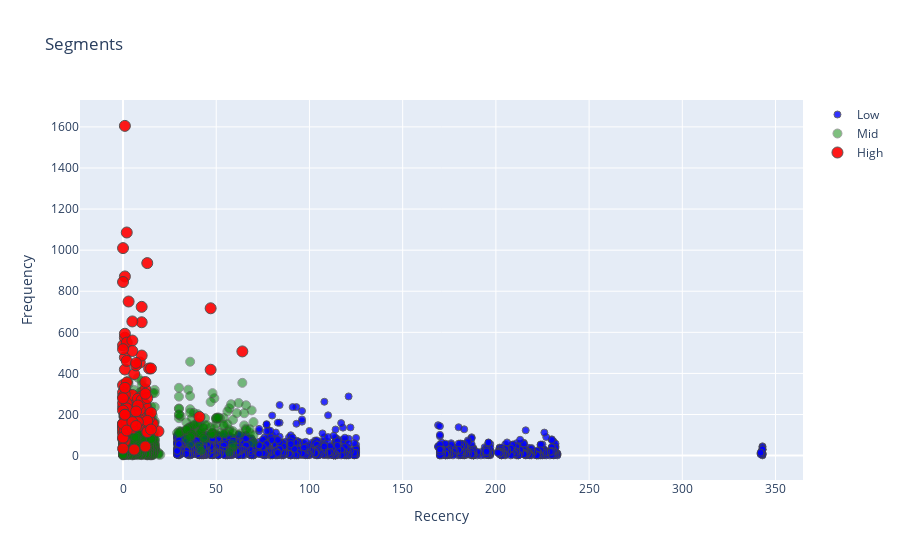

The notebook cell saved with this chart:
### Code cell
tx_graph = tx_user.query("Revenue < 50000 and Frequency < 2000")

plot_data = [
    go.Scatter(
        x=tx_graph.query("Segment == 'Low-Value'")['Recency'],
        y=tx_graph.query("Segment == 'Low-Value'")['Frequency'],
        mode='markers',
        name='Low',
        marker= dict(size= 7,
            line= dict(width=1),
            color= 'blue',
            opacity= 0.8
           )
    ),
        go.Scatter(
        x=tx_graph.query("Segment == 'Mid-Value'")['Recency'],
        y=tx_graph.query("Segment == 'Mid-Value'")['Frequency'],
        mode='markers',
        name='Mid',
        marker= dict(size= 9,
            line= dict(width=1),
            color= 'green',
            opacity= 0.5
           )
    ),
        go.Scatter(
        x=tx_graph.query("Segment == 'High-Value'")['Recency'],
        y=tx_graph.query("Segment == 'High-Value'")['Frequency'],
        mode='markers',
        name='High',
        marker= dict(size= 11,
            line= dict(width=1),
            color= 'red',
            opacity= 0.9
           )
    ),
]

plot_layout = go.Layout(
        yaxis= {'title': "Frequency"},
        xaxis= {'title': "Recency"},
        title='Segments'
    )
fig = go.Figure(data=plot_data, layout=plot_layout)
pyoff.iplot(fig)

### Figure 1 — Plotly figure (JSON) as saved in the notebook; plotly's stock layout.template omitted (floating-point values rounded to 4 significant figures; data arrays with more than 128 entries replaced by an {"elided": "..."} marker saying what was removed)
{"data": [{"marker": {"color": "blue", "line": {"width": 1}, "opacity": 0.8, "size": 7}, "mode": "markers", "name": "Low", "type": "scatter", "x": {"elided": "1812 int values"}, "y": {"elided": "1812 int values"}}, {"marker": {"color": "green", "line": {"width": 1}, "opacity": 0.5, "size": 9}, "mode": "markers", "name": "Mid", "type": "scatter", "x": {"elided": "990 int values"}, "y": {"elided": "990 int values"}}, {"marker": {"color": "red", "line": {"width": 1}, "opacity": 0.9, "size": 11}, "mode": "markers", "name": "High", "type": "scatter", "x": [9, 14, 0, 10, 1, 10, 1, 10, 1, 6, 0, 13, 15, 3, 6, 19, 0, 13, 9, 0, 0, 16, 9, 5, 8, 3, 1, 1, 13, 13, 2, 14, 0, 10, 3, 5, 8, 1, 0, 10, 9, 6, 0, 5, 5, 2, 13, 1, 1, 9, 0, 2, 1, 8, 8, 0, 12, 10, 9, 0, 2, 1, 13, 15, 12, 1, 0, 0, 13, 8, 1, 2, 1, 2, 2, 2, 1, 7, 1, 13, 0, 1, 15, 13, 5, 2, 1, 2, 3, 1, 7, 7, 1, 15, 2, 13, 5, 5, 64, 47, 47, 1, 12, 0, 0, 0, 6, 8, 0, 12, 5, 0, 1, 5, 2, 7, 12, 41, 0, 0, 5, 1, 0], "y": [453, 424, 537, 724, 478, 487, 419, 649, 202, 258, 343, 119, 163, 241, 225, 118, 151, 167, 200, 235, 140, 155, 234, 179, 173, 226, 237, 127, 145, 224, 188, 182, 108, 146, 142, 225, 240, 193, 255, 289, 190, 397, 307, 295, 166, 254, 161, 121, 201, 173, 118, 187, 161, 277, 168, 142, 245, 270, 223, 156, 189, 192, 120, 209, 322, 148, 286, 130, 114, 244, 205, 356, 297, 230, 171, 163, 330, 215, 124, 169, 219, 198, 127, 280, 162, 461, 1605, 1086, 750, 574, 439, 451, 593, 424, 550, 937, 560, 509, 507, 717, 418, 70, 44, 82, 34, 88, 29, 163, 279, 301, 134, 154, 199, 163, 122, 144, 358, 188, 1010, 518, 653, 872, 845]}], "layout": {"title": {"text": "Segments"}, "xaxis": {"title": {"text": "Recency"}}, "yaxis": {"title": {"text": "Frequency"}}}}
